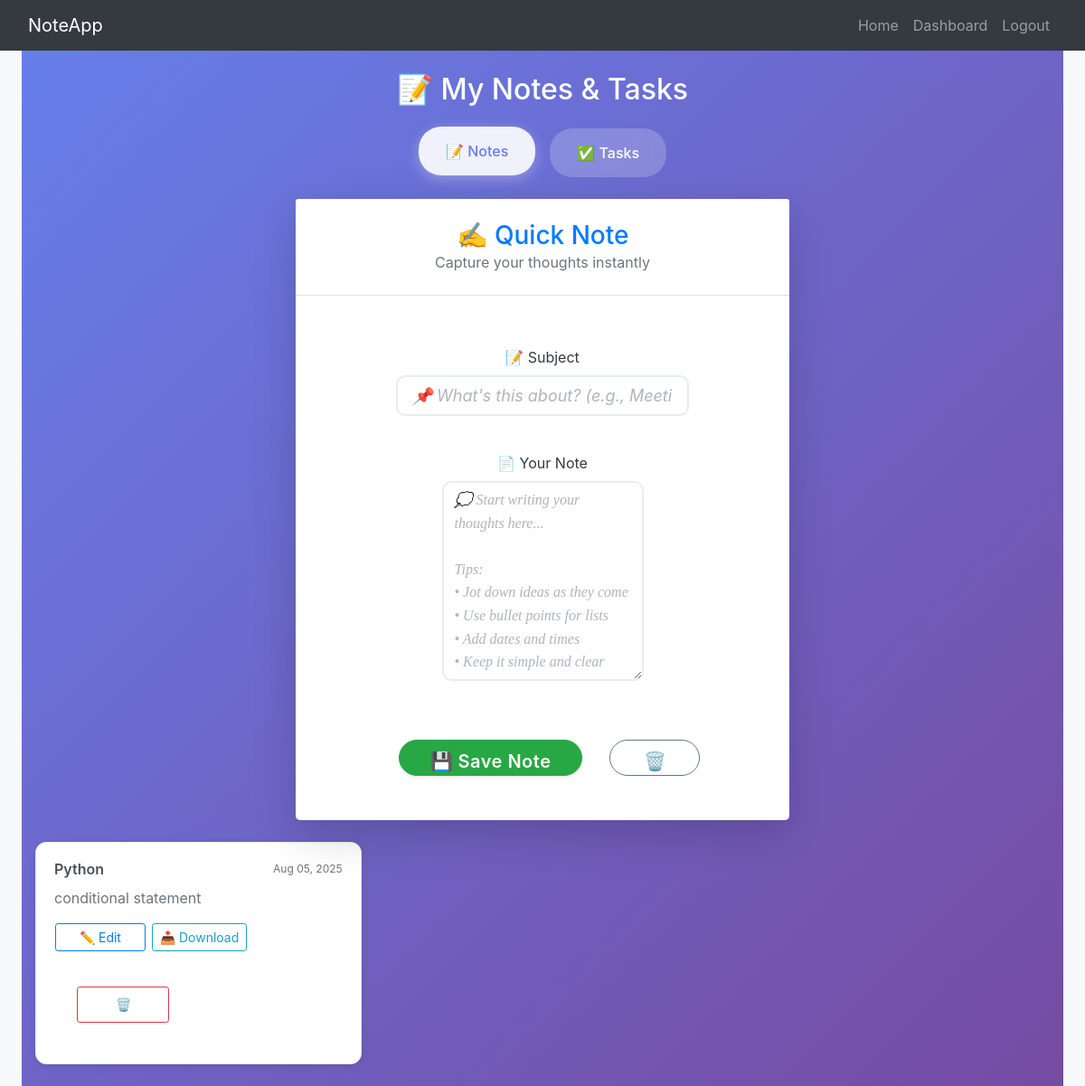
Page / (signed in) on the committed database.
### Note_website/model.py (models this page shows)
class Note(db.Model):
    id = db.Column(db.Integer, primary_key=True)                           # Note ID
    subject = db.Column(db.String(200), nullable=False)                    # Note title
    data = db.Column(db.String(10000000))                                 # Note content
    date = db.Column(db.DateTime(timezone=True), default=func.now())      # Created date
    user_id = db.Column(db.Integer, db.ForeignKey('user.id'))             # Owner reference

### Note_website/views.py (the view, shortened to what this page needs)
@views.route('/', methods=['GET', 'POST'])
@login_required
def home():
    notes = Note.query.filter_by(user_id=current_user.id).all()
    tasks = Task.query.filter_by(user_id=current_user.id).all()
    return render_template("home.html", user=current_user, notes=notes, tasks=tasks)

### Note_website/__init__.py (called while the page is built)
def create_app():
  app = Flask(__name__)
  app.config['SECRET_KEY'] = os.getenv('SECRET_KEY')  # Fallback to default
  app.config['SQLALCHEMY_DATABASE_URI'] =f'sqlite:///{DB_NAME}'  # SQLite database
  db.init_app(app)
  from .views import views  # Main app routes
  from .auth  import auth   # Authentication routes
  app.register_blueprint(views,url_prefix='/')
  app.register_blueprint(auth,url_prefix='/')
  from .model import User, Note
  create_database(app)
  login_manager= LoginManager()
  login_manager.login_view ='auth.login'  # Redirect here if not logged in
  login_manager.init_app(app)
  @login_manager.user_loader
  def loaduser(id):
    return User.query.get(int(id))
  return app

### Note_website/templates/home.html (shortened to what this page needs)
{% extends "base.html" %} {% block title %}Home{% endblock %}
{% block content %}
<div class="container-fluid py-4" style="background: linear-gradient(135deg, #667eea 0%, #764ba2 100%); min-height: 100vh;">
    <h2 class="text-center mb-4" style="color: white;">📝 My Notes & Tasks</h2>
    <div class="tab-navigation mb-4">
        <button class="tab-btn active" onclick="showTab('notes')">📝 Notes</button>
        <button class="tab-btn" onclick="showTab('tasks')">✅ Tasks</button>
    </div>
    <div id="notes" class="tab-content active">
        <div class="row justify-content-center mb-4">
            <div class="col-12 col-lg-8 col-xl-6">
                <div class="card shadow-lg border-0 rounded-lg">
                    <div class="card-header bg-white text-center py-4">
                        <h3 class="mb-0 text-primary">✍️ Quick Note</h3>
                        <p class="text-muted mb-0">Capture your thoughts instantly</p>
                    </div>
                    <div class="card-body p-4">
                        <form method="POST" action="{{ url_for('views.home') }}">
                            <div class="form-group mb-4">
                                <label for="subject" class="form-label fw-bold text-dark">📝 Subject</label>
                                <input
                                    type="text"
                                    name="subject"
                                    id="subject"
                                    class="form-control form-control-lg"
                                    placeholder="📌 What's this about? (e.g., Meeting Notes, Ideas, Reminders)"
                                    style="border-radius: 10px; border: 2px solid #e9ecef; font-size: 18px;"
                                    autocomplete="off"
                                    required
                                >
                            </div>
                            <div class="form-group mb-4">
                                <label for="note" class="form-label fw-bold text-dark">📄 Your Note</label>
                                <textarea
                                    name="note"
                                    id="noteTextarea"
                                    class="form-control"
                                    rows="8"
                                    placeholder="💭 Start writing your thoughts here...
Tips:
• Jot down ideas as they come
• Use bullet points for lists
• Add dates and times
• Keep it simple and clear"
                                    style="
                                        border-radius: 10px;
                                        border: 2px solid #e9ecef;
                                        font-size: 16px;
                                        line-height: 1.6;
                                        min-height: 200px;
                                        resize: vertical;
                                        font-family: 'Georgia', serif;
                                    "
                                    required
                                ></textarea>
                            </div>
                            <div class="row g-3 mt-4">
                                <div class="col-md-8">
                                    <button
                                        type="submit"
                                        class="btn btn-success btn-lg w-100 rounded-pill shadow-sm"
                                        style="font-weight: 600; letter-spacing: 0.5px;"
                                    >
                                        💾 Save Note
                                    </button>
                                </div>
                                <div class="col-md-4">
                                    <button
                                        type="button"
                                        class="btn btn-outline-secondary btn-lg w-100 rounded-pill"
                                        style="font-weight: 600; letter-spacing: 0.5px;"
                                        onclick="clearForm()"
                                    >
                                        🗑️ Clear
                                    </button>
                                </div>
                            </div>
                        </form>
                    </div>
                </div>
            </div>
        </div>
        {% if notes %}
            <div class="notes-grid">
                {% for note in notes %}
                    <div class="note-card">
                        <div class="note-header">
                            <h5 class="note-title">{{ note.subject }}</h5>
                            <small class="note-date">{{ note.date.strftime('%b %d, %Y') }}</small>
                        </div>
                        <div class="note-body">
                            <p>{{ note.data[:150] }}{% if note.data|length > 150 %}...{% endif %}</p>
                        </div>
                        <div class="note-actions">
                            <a href="{{ url_for('views.edit_note', id=note.id) }}" class="btn btn-sm btn-outline-primary">✏️ Edit</a>
                            <a href="{{ url_for('views.download_note', id=note.id) }}" class="btn btn-sm btn-outline-info">📥 Download</a>
                            <form action="{{ url_for('views.delete_note', id=note.id) }}" method="POST" style="display:inline;">
                                <button type="submit" class="btn btn-sm btn-outline-danger" onclick="return confirm('Delete this note?')">🗑️</button>
                            </form>
                        </div>
                    </div>
                {% endfor %}
            </div>
        {% else %}
            <div class="empty-state">
                <div class="empty-icon">📝</div>
                <h4 style="color: white;">Start Your First Note</h4>
                <p style="color: #e0e6ff;">Capture your thoughts, ideas, and important information above!</p>
            </div>
        {% endif %}
    </div>
</div>
{% endblock %}

### Note_website/static/style.css (style rules this page uses)
form { display: flex; align-items: center; flex-direction: column; padding: 32px 24px 24px; gap: 16px; text-align: center; }
form button { background-color: #4287ef; color: white; width: 100%; height: 40px; padding-top: 8px; padding-bottom: 8px; border: 0; overflow: hidden; border-radius: 25px; font-size: 1rem; font-weight: 600; cursor: pointer; transition: all 1s ease-in-out; }

### Note_website/templates/base.html (style rules this page uses)
body { background: #f8f9fa; }

### Note_website/templates/home.html (style rules this page uses)
.btn { min-width: 100px; margin:1px; }
#noteTextarea { background: #fefefe; transition: all 0.3s ease; }
.card { transition: all 0.3s ease; }
.form-control::placeholder { color: #adb5bd; font-style: italic; }
.notes-grid { display: grid; grid-template-columns: repeat(auto-fill, minmax(300px, 1fr)); gap: 20px; margin-top: 20px; max-width: 1200px; margin-left: auto; margin-right: auto; }
.note-card { background: white; border-radius: 12px; padding: 20px; box-shadow: 0 2px 10px rgba(0,0,0,0.1); border: 1px solid #e9ecef; transition: transform 0.2s ease, box-shadow 0.2s ease; }
.note-header { display: flex; justify-content: space-between; align-items: center; margin-bottom: 10px; }
.note-title { color: #495057; margin: 0; font-size: 16px; font-weight: 600; }
.note-date { color: #6c757d; font-size: 12px; }
.note-body p { color: #6c757d; margin-bottom: 15px; line-height: 1.5; }
.note-actions { display: flex; gap: 5px; flex-wrap: wrap; }
.tab-navigation { display: flex; justify-content: center; margin-bottom: 30px; }
.tab-btn { background: rgba(255, 255, 255, 0.2); border: none; padding: 15px 30px; cursor: pointer; font-size: 16px; font-weight: 500; border-radius: 25px; margin: 0 8px; transition: all 0.3s ease; color: white; backdrop-filter: blur(10px); }
.tab-btn.active { background: rgba(255, 255, 255, 0.9); color: #667eea; transform: translateY(-2px); box-shadow: 0 4px 15px rgba(255, 255, 255, 0.3); }
.tab-content { display: none; }
.tab-content.active { display: block; }

### rows in the picture
Note: subject "Python", date "Aug 05, 2025", data "conditional statement"
